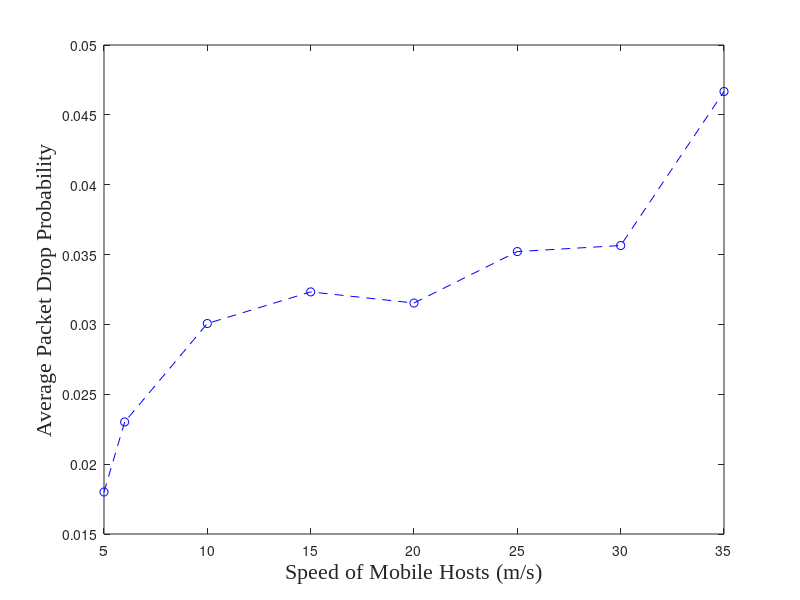

The MATLAB script that drew this image: (Note: this script raises an error after producing the figure.)

  fs = 16;
    fn = 'Times New Roman';
             
             
         
          load dropCSMSpeed.txt
          xa = dropCSMSpeed(:,1);
          ya = dropCSMSpeed(:,2);
          
          plot(xa,ya,'--bo'); 
          hold all;
%        axis([20, 100, 0, 820]);
          
%           load avgThrRWP.txt
%           xb = avgThrRWP(:,1);
%           yb = avgThrRWP(:,2);
%           
%           plot(xb,yb,'-ks'); 
%           hold all;

                    
          
    ylabel('Average Packet Drop Probability','FontSize',fs,'FontName',fn);
    xlabel({'Speed of Mobile Hosts (m/s)'},'FontSize',fs,'FontName',fn);
    
      fs = 14;
    
     h = legend('CSM',0);
set(h,'FontSize',fs,'FontName',fn,'Location','Best');
set(h,'Interpreter','latex')
set(h, 'Box', 'on');
set(h, 'Color', 'none');

fs = 14;
set(gca,'FontSize',fs,'FontName',fn);



          